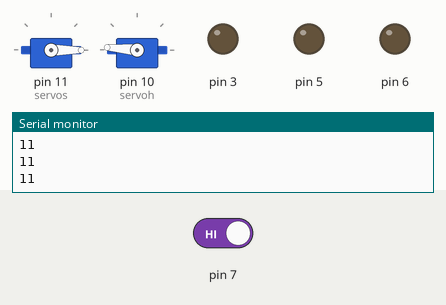
The sketch below on a simulated Arduino Uno, built with avr-gcc and run on an emulated ATmega328P. Parts: 2 × servo, output pins drawn as LEDs (lit = HIGH), the last lines printed to the serial monitor. Inputs (shaded band) come from the test bench; at power-on: pin 7 HIGH.

Above: at 1.6 s.
1.7 s: pin 7 driven LOW
At 1.85 s:
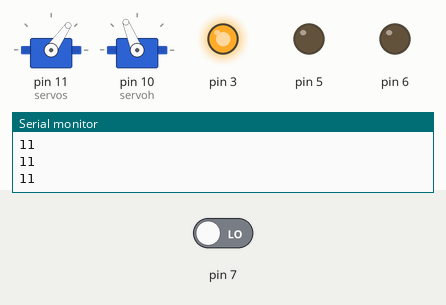
4.7 s: pin 7 driven HIGH
At 6.38 s:
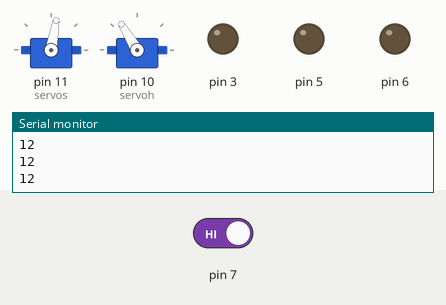
7.7 s: pin 7 driven LOW
At 8.15 s:
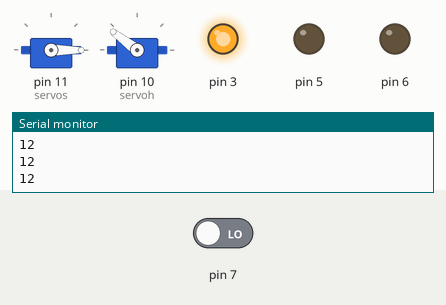
Timing chart, 0 to 19.7 s (numbered marks = the images above; inputs shaded):
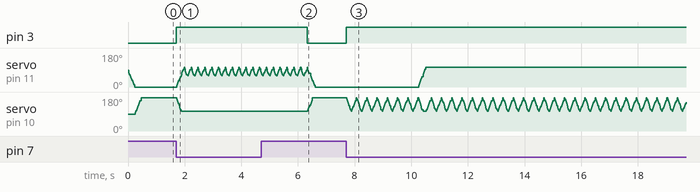

The sketch:

TiktokRobot.ino
```cpp
#include <VarSpeedServo.h>

VarSpeedServo servos;
VarSpeedServo servoh;
int mode;
int ss;
int sh;
int es;
int eh;
int ee;
int r;
int g;
int b;
bool ok = true;

void setup(){
  Serial.begin(9600);
  servos.attach(11);
  servoh.attach(10);
  pinMode(6,OUTPUT);
  pinMode(5,OUTPUT);
  pinMode(3,OUTPUT);
  pinMode(7,INPUT);
  mode = 1;
  eh = 105;
  es = 104;
  ee = 105;
  sh = 175;
  ss = 0;
  servos.write(ss,255,true);
  servoh.write(sh,255,true);
}

void loop(){
  Serial.print(digitalRead(7));
  Serial.println(mode);
  if (digitalRead(7) == 0){
    s(255,0,0);
    m1();
  }
}
void m1(){
   if (mode == 1){
    servoh.write(eh,255,false);
    servos.write(ee,255,true);
    servos.write(60,255,true);
    servos.write(ee,255,true);
    servos.write(60,255,true);
    servos.write(ee,255,true);
    servos.write(60,255,true);
    servos.write(ee,255,true);
    servos.write(60,255,true);
    servos.write(ee,255,true);
    servos.write(60,255,true);
    servos.write(ee,255,true);
    servos.write(60,255,true);
    servos.write(ee,255,true);
    servos.write(60,255,true);
    servos.write(ee,255,true);
    servos.write(60,255,true);
    servos.write(ee,255,true);
    servos.write(60,255,true);
    servos.write(ee,255,true);
    servos.write(60,255,true);
    servos.write(ee,255,true);
    servos.write(60,255,true);
    servos.write(ee,255,true);
    servos.write(60,255,true);
    servos.write(ee,255,true);
    servos.write(60,255,true);
    servos.write(ee,255,true);
    servos.write(60,255,true);
    servos.write(ee,255,true);
    servos.write(60,255,true);
    servos.write(ee,255,true);
    servos.write(60,255,true);
    servos.write(ee,255,true);
    servos.write(60,255,true);
    servos.write(ee,255,true);
    servos.write(60,255,true);
    servos.write(es,240,true);
    if (digitalRead(7) == 1){
      mode += 1;
      servos.write(ss,255,false);
      servoh.write(sh,255,false);
    }
   }
   else if (mode == 2){
    servoh.write(eh,255,true);
    servoh.write(sh,255,true);
    servoh.write(eh,255,true);
    servoh.write(sh,255,true);
    servoh.write(eh,255,true);
    servoh.write(sh,255,true);
    servoh.write(eh,255,true);
    servoh.write(sh,255,true);
    servoh.write(eh,255,true);
    servoh.write(sh,255,true);
    servoh.write(eh,255,true);
    servoh.write(sh,255,true);
    servoh.write(eh,255,true);
    servoh.write(sh,255,true);
    servoh.write(eh,255,false);
    servos.write(es,255,true);
    servoh.write(eh,255,true);
    servoh.write(sh,255,true);
    servoh.write(eh,255,true);
    servoh.write(sh,255,true);
    servoh.write(eh,255,true);
    servoh.write(sh,255,true);
    servoh.write(eh,255,true);
    servoh.write(sh,255,true);
    servoh.write(eh,255,true);
    servoh.write(sh,255,true);
    servoh.write(eh,255,true);
    servoh.write(sh,255,true);
    servoh.write(eh,255,true);
    servoh.write(sh,255,true);
    if (digitalRead(7) == 1){
      mode += 1;
      servos.write(ss,255,false);
      servoh.write(sh,255,false);
    }
   }
   else if (mode == 3){
    servoh.write(eh,255,true);
    delay(400);
    servoh.write(sh,255,true);
    delay(400);
    servoh.write(eh,255,true);
    delay(400);
    servoh.write(sh,255,true);
    delay(400);
    servoh.write(eh,255,true);
    delay(400);
    servoh.write(sh,255,true);
    delay(400);
    servoh.write(eh,255,true);
    delay(400);
    servoh.write(sh,255,true);
    delay(400);
    servoh.write(eh,255,true);
    servoh.write(sh,255,true);
    servoh.write(eh,255,true);
    servoh.write(sh,255,true);
    servoh.write(eh,255,true);
    servoh.write(sh,255,true);
    servoh.write(eh,255,true);
    servoh.write(sh,255,true);
    servoh.write(eh,255,true);
    servoh.write(sh,255,true);
    servoh.write(eh,255,true);
    servoh.write(sh,255,true);
    servoh.write(eh,255,true);
    servoh.write(sh,255,true);
    servoh.write(eh,255,true);
    servos.write(es,255,true);
    delay(400);
    servos.write(ss,255,true);
    delay(400);
    servos.write(es,255,true);
    delay(400);
    servos.write(ss,255,true);
    delay(400);
    servos.write(es,255,true);
    delay(400);
    servos.write(ss,255,true);
    delay(400);
    servos.write(es,255,true);
    delay(400);
    servos.write(ss,255,true);
    delay(400);
    servoh.write(sh,255,true);
    if (digitalRead(7) == 1){
      mode = 1;
    }
   }
   s(0,0,0);
}

void s(int red, int green, int blue){
  analogWrite(3,red);
  analogWrite(5,green);
  analogWrite(6,blue);
}
```

Measured:
- after the input at 4.7 s, pin 3: HIGH → LOW after 1.6 s; servo on pin 10 (servoh): 105° → 175° after 1.6 s
- after the input at 7.7 s, pin 3: LOW → HIGH at once; servo on pin 11 (servos): moves from 0° to 104° over 0.26 s, starting after 2.6 s
